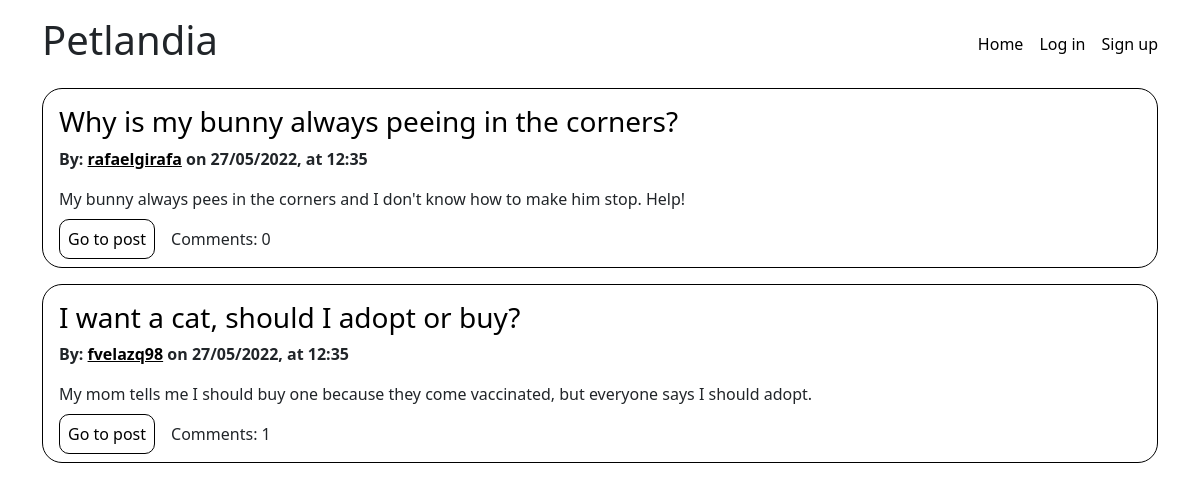
The page /site/index.php on the database its author committed.
### tables this page shows
CREATE TABLE IF NOT EXISTS posts (
    id VARCHAR(36) UNIQUE NOT NULL,
    title VARCHAR(200) NOT NULL,
    body TEXT NOT NULL,
    draft BOOLEAN NOT NULL,
    user_id VARCHAR(36) NOT NULL,
    created_at TIMESTAMP NOT NULL,
    PRIMARY KEY(id),
    FOREIGN KEY(user_id) REFERENCES users(id)
);

CREATE TABLE IF NOT EXISTS users (
    id VARCHAR(36) UNIQUE NOT NULL,
    username VARCHAR(30) UNIQUE NOT NULL,
    email VARCHAR(50) UNIQUE NOT NULL,
    password VARCHAR(255) NOT NULL,
    profile_picture MEDIUMBLOB NULL,
    role BOOLEAN NOT NULL,
    created_at TIMESTAMP NOT NULL,
    PRIMARY KEY(id)
);

### site/utils/array_validation.php (called while the page is built, shortened)
<?php
function incorrect_field($field) {
    return !isset($field);
}
function validate_array($arr) {
    return true;
}
?>

### site/utils/date_formatting.php (called while the page is built, shortened)
<?php
function format_date_with_time($date) {
    $date_to_format = new DateTime($date, new DateTimeZone("Europe/Copenhagen"));
    return $date_to_format->format("d/m/Y") . ", at " . $date_to_format->format("H:i");
}

### site/index.php (the view, shortened to what this page needs)
<?php
require_once './utils/array_validation.php';
require_once './utils/date_formatting.php';
$connection = connect_to_db();
$posts = [];
$db_posts = $connection->query("SELECT * FROM petlandia.posts ORDER BY created_at DESC");
if ($db_posts->num_rows > 0) {
    while ($post = $db_posts->fetch_assoc()) {
        $query = "SELECT * FROM petlandia.users users WHERE users.id = ?";
        $stmt = $connection->prepare($query);
        $stmt->bind_param("s", $post['user_id']);
        $stmt->execute();
        $db_post_owner = $stmt->get_result();
        if ($db_post_owner->num_rows > 0) {
            $post_owner = $db_post_owner->fetch_assoc();
            $posts[] = [
                'id' => $post['id'],
                'title' => $post['title'],
                'body' => $post['body'],
                'owner' => [
                    'id' => $post_owner['id'],
                    'name' => $post_owner['username'],
                    'link' => '/user.php?id=' . $post_owner['id'],
                    'created_at' => $post_owner['created_at']
                ],
                'link' => "/post.php?id=" . $post['id'],
                'draft' => $post['draft'],
                'created_at' => $post['created_at']
            ];
        }
    }
}
?>
<?php require_once './templates/_start_html.php' ?>
<div class="posts">
    <?php foreach ($posts as $post) {
        if (validate_array($post)) {
            if (
                (isset($post['draft']) && !$post['draft'])
                ||
                (isset($_SESSION['CURRENT_USER_ID']) && $_SESSION['CURRENT_USER_ID'] == $post['owner']['id'])
                ||
                (isset($_SESSION['CURRENT_USER_NAME']) && $_SESSION['CURRENT_USER_NAME'] == 'Administrator')
            ) {
                echo "<div class='list-post'>";
                $post_title = $post['title'];
                $post_body = $post['body'];
                $post_owner = $post['owner'];
                $post_link = $post['link'];
                $post_date = $post['created_at'];
                if ($post['draft']) {
                    echo "<h3><a href='" . $post_link . "'>" . $post_title . "</a> <span class='text-danger'>(Draft)</span></h3>";
                } else {
                    echo "<h3><a href='" . $post_link . "'>" . $post_title . "</a></h3>";
                }
                if (validate_array($post_owner)) {
                    $owner_name = $post_owner['name'];
                    $owner_link = $post_owner['link'];
                    echo "<b>By: <a class='post-owner' href='" . $owner_link . "'>" . $owner_name . "</a> on " . format_date_with_time($post_date) . "</b>";
                }
                if (strlen($post_body) > 300) {
                    echo "<p class='post-body'>" . substr($post_body, 0, 297) . "...</p>";
                } else {
                    echo "<p class='post-body'>" . $post_body . "</p>";
                }
                echo "<a class='go-to-post' href='" . $post_link . "'>Go to post</a>";
                $query = "SELECT count(*) FROM petlandia.comments WHERE post_id = ?";
                $stmt = $connection->prepare($query);
                $stmt->bind_param("s", $post['id']);
                $stmt->execute();
                $number_of_comments = $stmt->get_result();
                if ($number_of_comments->num_rows > 0) {
                    echo "<span style='margin-left: 1rem;'>Comments: " . $number_of_comments->fetch_array()[0] . "</span>";
                }
                echo "</div>";
            }
        }
    }
    ?>
</div>
<?php require_once './templates/_end_html.php' ?>

### site/templates/_start_html.php (shortened to what this page needs)
<?php
if (isset($_SESSION['CURRENT_USER_ID'])) {
    $loggedIn = true;
} else {
    $loggedIn = false;
}
?>
<!DOCTYPE html>
<html lang="en">
<head>
    <link href="https://cdn.jsdelivr.net/npm/bootstrap@5.2.0-beta1/dist/css/bootstrap.min.css" rel="stylesheet">
    <link rel="stylesheet" href="./css/style.css">
</head>
<body>
    <div class="container">
        <?php $loggedIn ? require_once './templates/_navbar_logged_in.php' : require_once './templates/_navbar_logged_out.php' ?>

### site/templates/_navbar_logged_out.php
<nav class="navbar">
    <h1>Petlandia</h1>
    <ul>
        <li><a href="/">Home</a></li>
        <li><a href="/login.php">Log in</a></li>
        <li><a href="/signup.php">Sign up</a></li>
    </ul>
</nav>

### site/templates/_end_html.php
</div></body></html>

### site/css/style.css (style rules this page uses)
a { color: black; text-decoration: none; }
nav { display: flex; align-items: center; justify-content: space-between; }
nav ul { display: flex; gap: 1rem; list-style: none; align-items: center; margin-bottom: 0; }
.navbar { margin-top: 0.5rem; margin-bottom: 0.5rem; }
.list-post { border: 1px solid black; border-radius: 20px; padding: 1rem; margin-bottom: 1rem; }
.go-to-post { padding: 0.5rem; border: 1px solid black; border-radius: 10px; }
.post-body, .comment-body { margin-top: 1rem; }
.post-owner { text-decoration: underline; }

### rows shown on the page
posts: title "Why is my bunny always peeing in the corners?", user.username "rafaelgirafa", created_at "27/05/2022, at 12:35", body "My bunny always pees in the corners and I don't know how to make him stop. Help!", fetch_array "0"
posts: title "I want a cat, should I adopt or buy?", user.username "fvelazq98", created_at "27/05/2022, at 12:35", body "My mom tells me I should buy one because they come vaccinated, but everyone says I should adopt.", fetch_array "1"
